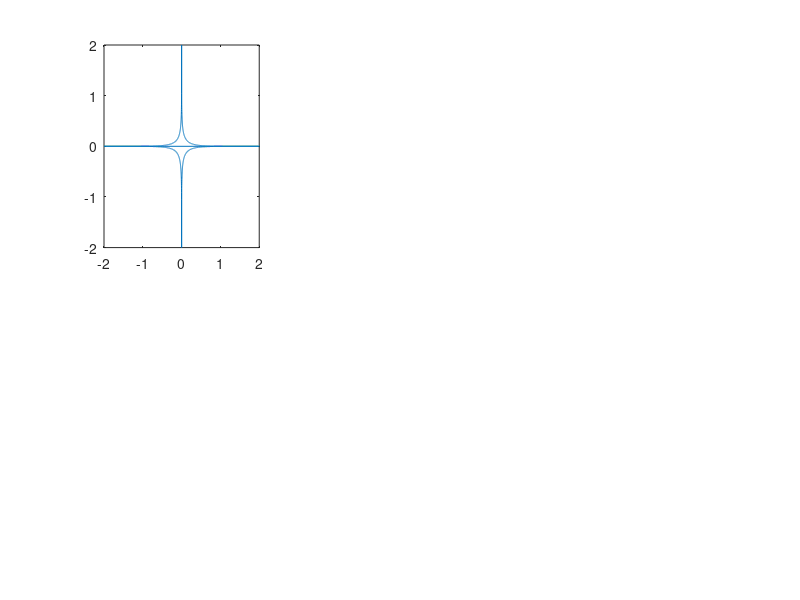

Source code (MATLAB): (Note: this script raises an error after producing the figure.)
% Valore a piacere per r
r=2;
% Sequenza di valori di k richiesti dal testo dell'esercizio
kk=[0.25 0.5 1 2 4 10];
% Le coordinate x vanno da -r ad r
x=(-r:0.001:r)';

for j=1:length(kk)
    subplot(2,3,j)
    k=kk(j);
    % Trova la coordinata y dell'equazione |x|^k+|y|^k=r^k
    y=(r^k-abs(x).^k).^(1/k);
    % plot([x],[y])

    plot([x;x],[y;-y])
    % Vengono aggiunti gli assi cartesiani
    xline(0)
    yline(0)
    % Viene fissato il limite min e max per l'asse x
    xlim([-r*1.1 r*1.1])
    % Il valore di k utilizzato viene inserito nel titolo
    title(['k=' num2str(k)])
    % Stessa scala per i due assi
    axis equal
end
% print -depsc figs\minkcontour.eps;

%%  Distanza euclidea in funzione dei vettori elementari

X = [1.2 2.1; 3.4 5.1; 1.9 2.2; 4.1 2.3; 4.2 2.9];
n=size(X,1);
k=2;

D=squareform(pdist(X,'minkowski',k));
nomirighe=string(('A':'E')');
% L'array D viene trasformato in table
Dtable=array2table(D,"RowNames",nomirighe,"VariableNames",nomirighe);
disp(Dtable)

ei=zeros(5,1);
ei(1)=1;
ej=zeros(5,1);
ej(2)=1;

dist12=((ei-ej)'*(X*X')^(k/2)*(ei-ej))^(1/k);
% dist12 è quello all'elemento 1,2 delle table Dtable
disp(dist12)

